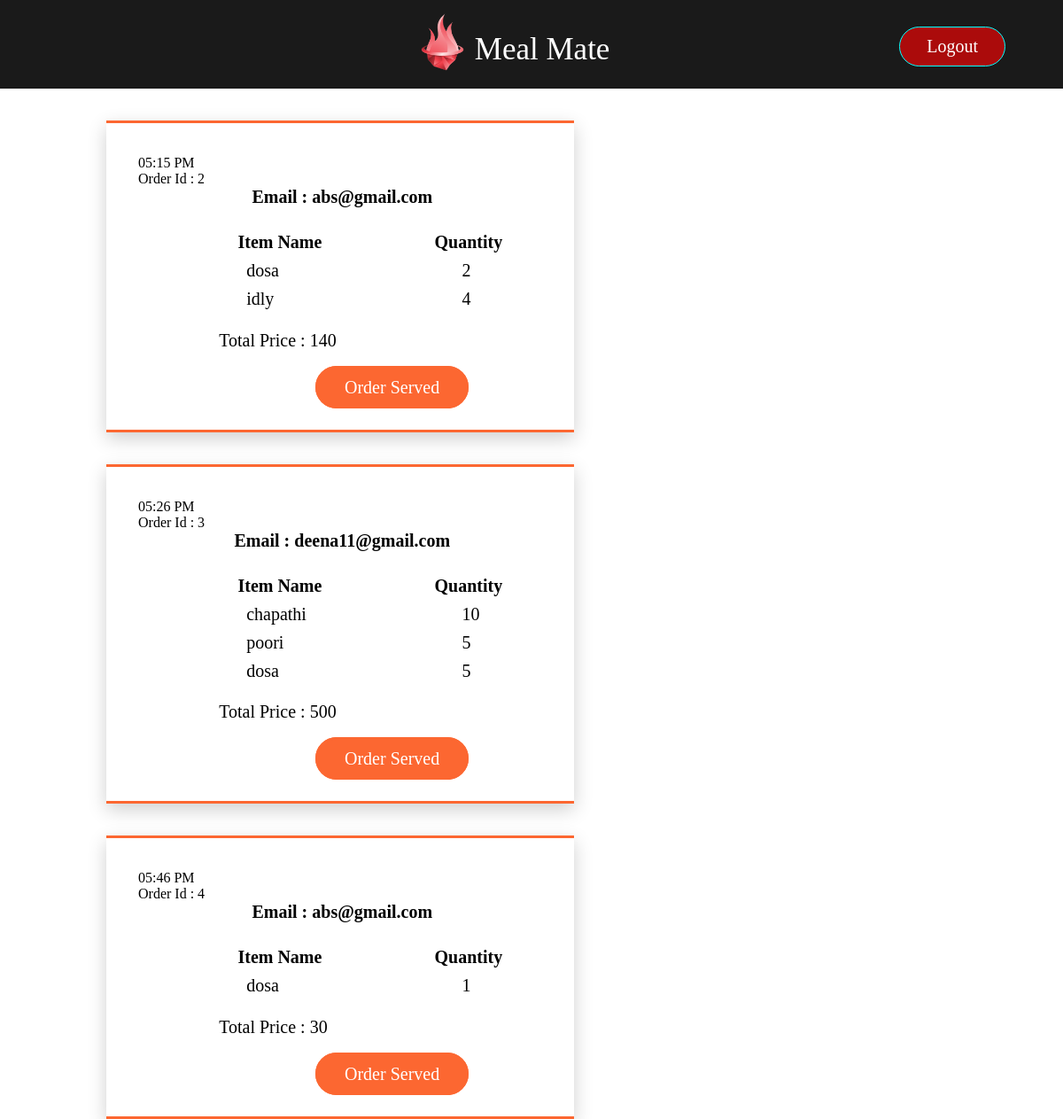
Screenshot of /viewOrders (signed in) with the database file from the repository.
### app.py (models this page shows, shortened)
class orders(db.Model):
    __tablename__ = "orders"
    id = db.Column(db.Integer,primary_key = True)
    email = db.Column(db.Text)
    order = db.Column(db.Text)
    total_price = db.Column(db.Integer)
    time = db.Column(db.Text)

### app.py (the view)
@app.route('/viewOrders')
@login_required
def viewOrders():
    if current_user.is_authenticated and current_user.role == 'employee':
        list_of_orders = []
        all_orders = orders.query.all()
        for order_ in all_orders:
            id = order_.id
            email = order_.email
            items = json.loads(order_.order)
            price = order_.total_price
            time = order_.time
            list_of_orders.append([id,email,items,price,time])
        return render_template('viewOrders.html',list_of_orders = list_of_orders)
    else:
        return 'Entry Restricted! Only Employees Allowed'

### app.py (called while the page is built)
@login_manager.user_loader
def load_user(id):
    return signup.query.get(id)

### templates/viewOrders.html (shortened to what this page needs)
{% extends 'base.html' %}  {% block content %} {% for order in list_of_orders %}
<body class="viewOrdersBody">
    <div class="viewOrders">
      <p>{{ order[4] }}</p>
      <p>Order Id : {{ order[0] }}</p>
      <p class="title">Email : {{ order[1] }}</p>
      <table class="table">
        <tr class="heading">
          <th class="one">Item Name</th>
          <th class="two">Quantity</th>
        </tr>
        {% for item in order[2] %}
        <tr class="order">
          <td class="one">{{ item[0] }}</td>
          <td class="two">{{ item[1] }}</td>
        </tr>
        {% endfor %}
      </table>
      <br />
      <p class="price">Total Price : <span>{{ order[3] }}</span></p>
      <br />
      <a href="/deleteOrder/{{order[0]}}" class="delete_order">Order Served</a>
    </div>
</body>
{% endfor %} {% endblock %}

### static/main.css (style rules this page uses)
* { margin: 0px; padding: 0px; }
.title { text-align: center; padding-top: 100px; padding-left: 90px; font-size: 30px; width: 55%; height: 400px; color: rgba(68, 179, 8, 0.882); float: left; }
.price { height: 25px; width: 75%; margin-bottom: 10px; }
.viewOrders { margin: 3% 20% 0% 10%; width: 38%; max-width: 600px; padding: 3% 3%; box-shadow: 0 7px 20px 0 rgba(0, 0, 0, 0.19); border-top: 3px solid rgb(252, 103, 49); border-bottom: 3px solid rgb(252, 103, 49); border-left: none; border-right: none; color: black !important; }
.title { color: black; font-weight: 600; margin-bottom: 1%; margin-right: 5%; padding: 0 17%; font-size: 20px; display: block; height: 20px; float: right; }
.table { display: block; margin-top: 10%; margin-left: 1%; width: 100%; font-size: 20px; }
.heading { width: 100%; height: 30px; }
.heading .one { width: 80%; padding-left: 5%; padding-right: 5%; }
.heading .two { width: 80%; padding-left: 5%; padding-right: 3%; }
.order { width: 100%; height: 30px; }
.order .one { width: 80%; padding-left: 30%; padding-right: 5%; }
.order .two { width: 80%; padding-left: 13%; padding-right: 5%; }
.price { font-size: 20px; margin-left: 20%; }
.price span { color: black; }
.delete_order { clear: both; border: 1px solid aqua; border-radius: 30px; padding: 10px; padding-left: 30px; padding-right: 30px; border: 3px solid rgb(252, 103, 49); color: white; background-color:rgb(252, 103, 49) ; font-weight: 500; margin-left: 200px; font-size: 20px; text-decoration: none; transition: 5ms all ease-in-out; }

### rows the page displays
orders: time "05:15 PM", id "2", email "abs@gmail.com", item "dosa" "idly", item "2" "4", total_price "140"
orders: time "05:26 PM", id "3", email "deena11@gmail.com", item "chapathi" "poori" "dosa", item "10" "5" "5", total_price "500"
orders: time "05:46 PM", id "4", email "abs@gmail.com", item "dosa", item "1", total_price "30"
